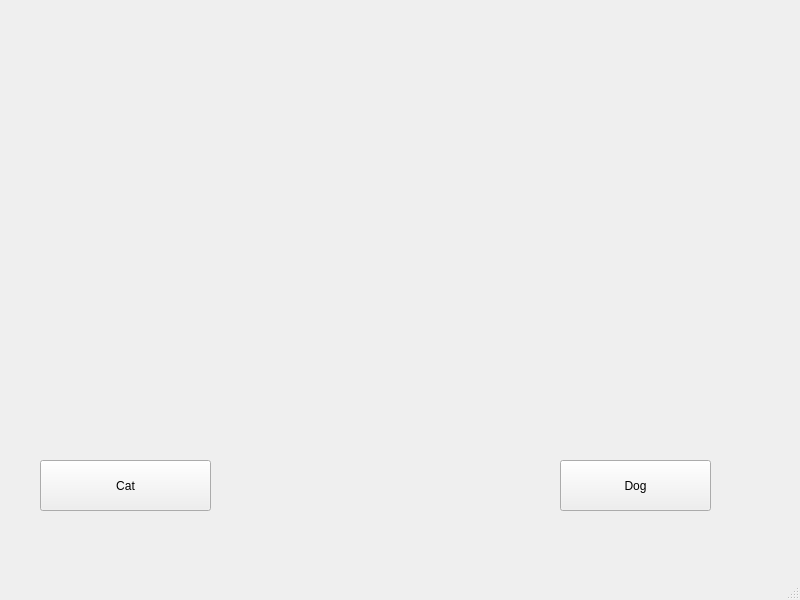
<?xml version="1.0" encoding="UTF-8"?>
<ui version="4.0">
 <class>MainWindow</class>
 <widget class="QMainWindow" name="MainWindow">
  <property name="geometry">
   <rect>
    <x>0</x>
    <y>0</y>
    <width>800</width>
    <height>600</height>
   </rect>
  </property>
  <property name="windowTitle">
   <string>MainWindow</string>
  </property>
  <widget class="QWidget" name="centralwidget">
   <widget class="QPushButton" name="bt1">
    <property name="geometry">
     <rect>
      <x>40</x>
      <y>460</y>
      <width>171</width>
      <height>51</height>
     </rect>
    </property>
    <property name="text">
     <string>Cat</string>
    </property>
   </widget>
   <widget class="QPushButton" name="bt2">
    <property name="geometry">
     <rect>
      <x>560</x>
      <y>460</y>
      <width>151</width>
      <height>51</height>
     </rect>
    </property>
    <property name="text">
     <string>Dog</string>
    </property>
   </widget>
   <widget class="QLabel" name="label">
    <property name="geometry">
     <rect>
      <x>40</x>
      <y>40</y>
      <width>691</width>
      <height>321</height>
     </rect>
    </property>
    <property name="text">
     <string/>
    </property>
    <property name="pixmap">
     <pixmap>images/cat.jpg</pixmap>
    </property>
    <property name="scaledContents">
     <bool>true</bool>
    </property>
   </widget>
  </widget>
  <widget class="QMenuBar" name="menubar">
   <property name="geometry">
    <rect>
     <x>0</x>
     <y>0</y>
     <width>800</width>
     <height>26</height>
    </rect>
   </property>
  </widget>
  <widget class="QStatusBar" name="statusbar"/>
 </widget>
 <resources/>
 <connections/>
</ui>
